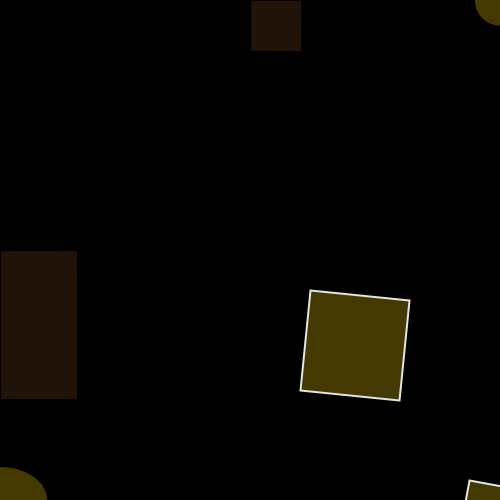
Frame 1 (no input)
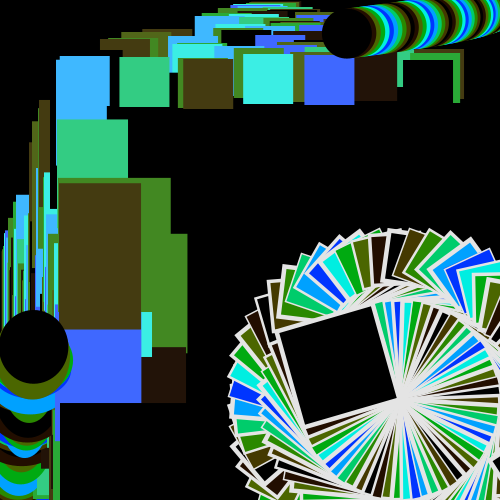
Frame 60 (the mouse pressed at the canvas centre just before this capture)
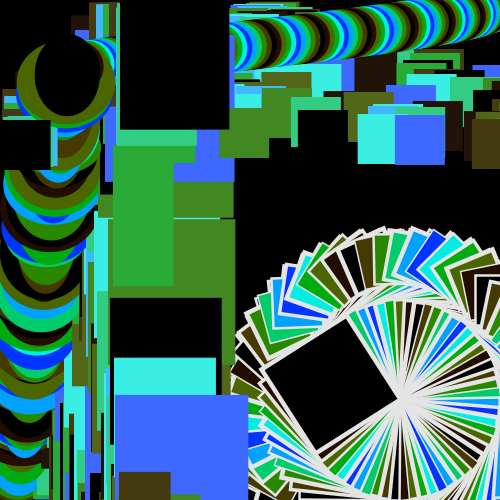
Frame 120 (the mouse held since frame 60 and released just before this capture)

The Processing sketch that drew these frames (run headless with seeded random() and noise(); from frame 60 on, the mouse is pressed at the canvas centre):

// Processing sketch: processing_112974
// ── processing_112974.pde


float hue = 0.0;
float offset = 20;
float timer = 0.0;
float r = 0;
float thick = 1; 

void setup() {
  
 size(500, 500);
 colorMode(HSB, 285,200,150);
 background(0);

}

void draw() {

 noStroke();
  strokeWeight(2);
  drawRect();

}
float rectX = 0.0;
 
void drawRect()
{
  rectX += 1;
   
  if (rectX > width/2)
  {
    rectX = 0;
  }
   
  hue += offset;
  if (hue >= 360)
  {
     offset = -offset;
     hue = 360; 
  }
  else if (hue < 0)
  {
    offset = -offset;
    hue = 0; 
  }
  fill(hue, 150, hue);
   
  float angle = rectX * 1;
  float rectY = (height / 2) + sin(radians(random(-angle,angle))) * (height / 2);
  rect(rectY, rectX, 50, 50);
  rect(rectX, rectY, random(50,150), random(100,150));
  
  
   noStroke();
  strokeWeight(2);
  drawEllipse1();
}
 
float ellipseX1 = 0.0;
 
void drawEllipse1()
{
  ellipseX1 += .56;
   
  if (ellipseX1 >random(width/4,width/2))
  {
    ellipseX1 = 0;
  }
   
  hue += offset;
  if (hue >= 180)
  {
     offset = -offset;
     hue = 180; 
  }
  else if (hue < 0)
  {
    offset = -offset;
    hue = 0; // 
  }
  fill(hue, 350, hue);
   
  float angle1 = ellipseX1 * 2;
  float ellipseY1 = (width / 2) + cos(radians(angle1)) * (width / 2);
  ellipse(ellipseX1, ellipseY1, random(50,100),random(50,100));
  ellipse(ellipseY1, ellipseX1, 50, 50);
  
  thick = thick + 1;
   if (thick > 5)
   {
     thick = 1.5;
   }
  
  stroke(255);
  strokeWeight(thick);
   r = r + 0.1;
  pushMatrix(); 
    translate(400,400); 
    smooth();
    fill(hue,250,hue);
    rotate(r); 
    rect(-100,-100,100,100);
   
   
  
   translate(100, 100);
    rotate(r); 
    rect(-25,-25,50,50);
    popMatrix();


}
